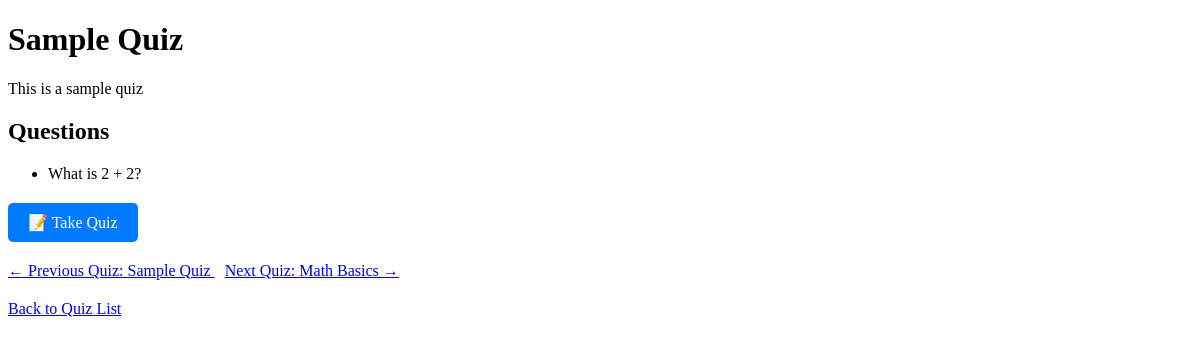
The app's page /2/, older data.
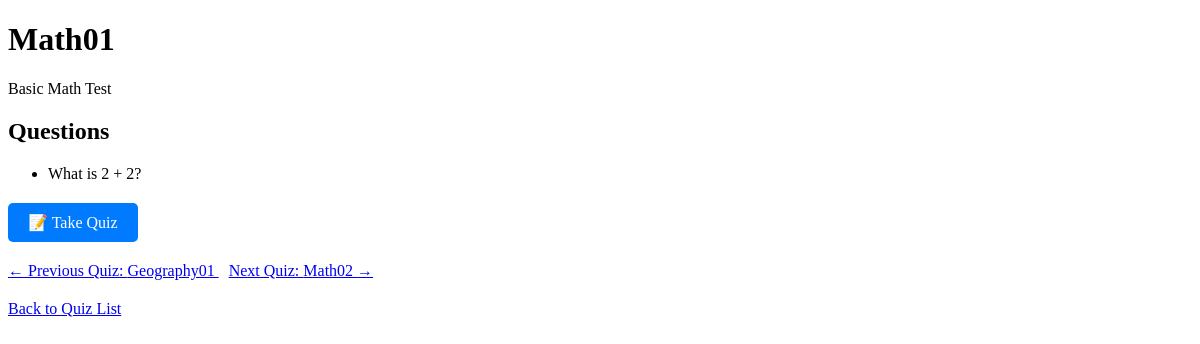
The same page, newer data.
### quizzes/models.py (models this page shows, shortened)
class Quiz(models.Model):
    title = models.CharField(max_length=200)
    description = models.TextField()
    created_at = models.DateTimeField(auto_now_add=True)

### quizzes/views.py (the view)
# urls.py: path('<int:quiz_id>/', views.quiz_detail, name='quiz_detail'),
def quiz_detail(request, quiz_id):
    quiz = get_object_or_404(Quiz, id=quiz_id)
    questions = quiz.questions.all()
    previous_quiz = Quiz.objects.filter(id__lt=quiz_id).order_by('-id').first()
    next_quiz = Quiz.objects.filter(id__gt=quiz_id).order_by('id').first()
    context = {
        'quiz': quiz,
        'questions': questions,
        'previous_quiz': previous_quiz,
        'next_quiz': next_quiz,
    }
    return render(request, 'quizzes/quiz_detail.html', context)

### quizzes/templates/quizzes/quiz_detail.html (shortened to what this page needs)
<!DOCTYPE html>
<html lang="en">
<head>
</head>
<body>
    <h1>{{ quiz.title }}</h1>
    <p>{{ quiz.description }}</p>
    <h2>Questions</h2>
    <ul>
        {% for question in questions %}
            <li>{{ question.text }}</li>
        {% endfor %}
    </ul>
    <div style="margin-top: 20px;">
        <a href="{% url 'take_quiz' quiz.id %}"
           style="display: inline-block; padding: 10px 20px; background-color: #007bff; color: #fff; text-decoration: none; border-radius: 5px;">
            📝 Take Quiz
        </a>
    </div>
    <div style="margin-top: 20px;">
        {% if previous_quiz %}
            <a href="{% url 'quiz_detail' previous_quiz.id %}" style="margin-right: 10px;">
                ← Previous Quiz: {{ previous_quiz.title }}
            </a>
        {% endif %}
        {% if next_quiz %}
            <a href="{% url 'quiz_detail' next_quiz.id %}">
                Next Quiz: {{ next_quiz.title }} →
            </a>
        {% endif %}
    </div>
    <a href="{% url 'quiz_list' %}" style="display: block; margin-top: 20px;">Back to Quiz List</a>
</body>
</html>

Row changes from the older to the newer data that the page shows:
changed Quiz: title "Sample Quiz" → "Math01"; description "This is a sample quiz" → "Basic Math Test"
changed Quiz: title "Sample Quiz" → "Geography01"
changed Quiz: title "Math Basics" → "Math02"
